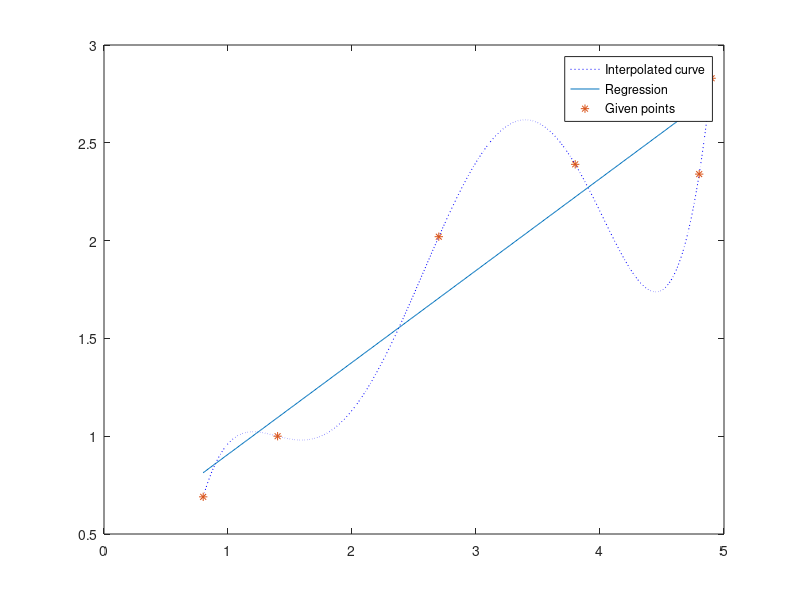

Source code (MATLAB):
clc;
% Given Data Points
x=[0.8 1.4 2.7 3.8 4.8 4.9];
y=[0.69 1.0 2.02 2.39 2.34 2.83];

% x=[1 2 3 4 5 6 7];
% y=[3 5.9 9.1 11.9 15.1 18 20.8];

%% Linear Regression

% for best fit line be y=a+bx we make equatons as
% sigma(y)=n*a+b*sigma(x) and sigma(xy)=a*sigma(x)+b*sigma(x^2) 
% then solve these equations by matrix method.
% [n sigma(x);sigma(x) sigma(x^2)][a;b]=[sigma(y);sigma(xy)]

xsq=x.^2;
xy=x.*y;
A=[length(x) sum(x);sum(x) sum(xsq)];
B=[sum(y);sum(xy)];
X=inv(A)*B;

disp(['The equation of best fitting line is => y=',num2str(X(1)),'+',num2str(X(2)),'x']);

% Alternatively lsqcurvefit() can be used
%% Interpolation using lagrange's formula

x_input=[0.8:0.01:4.9];
y_output=zeros(1,length(x_input));
y_regression=zeros(1,length(x_input));

for i=1:length(x_input)
    
    for j=1:length(x)
        z=1;
        for k=1:length(x)
            if k~=j
                z=z*((x_input(i)-x(k))/(x(j)-x(k)));
            end
        end
            z=z*y(j);
            y_output(i)=y_output(i)+z;
    end
    y_regression(i)=X(1)+X(2)*x_input(i);
end

plot(x_input,y_output,':b',x_input,y_regression,'-',x,y,'*');
legend('Interpolated curve','Regression','Given points');

% Alternativey we can do interpolation by Newton's devided difference
% formula instead of Lagrange's formula